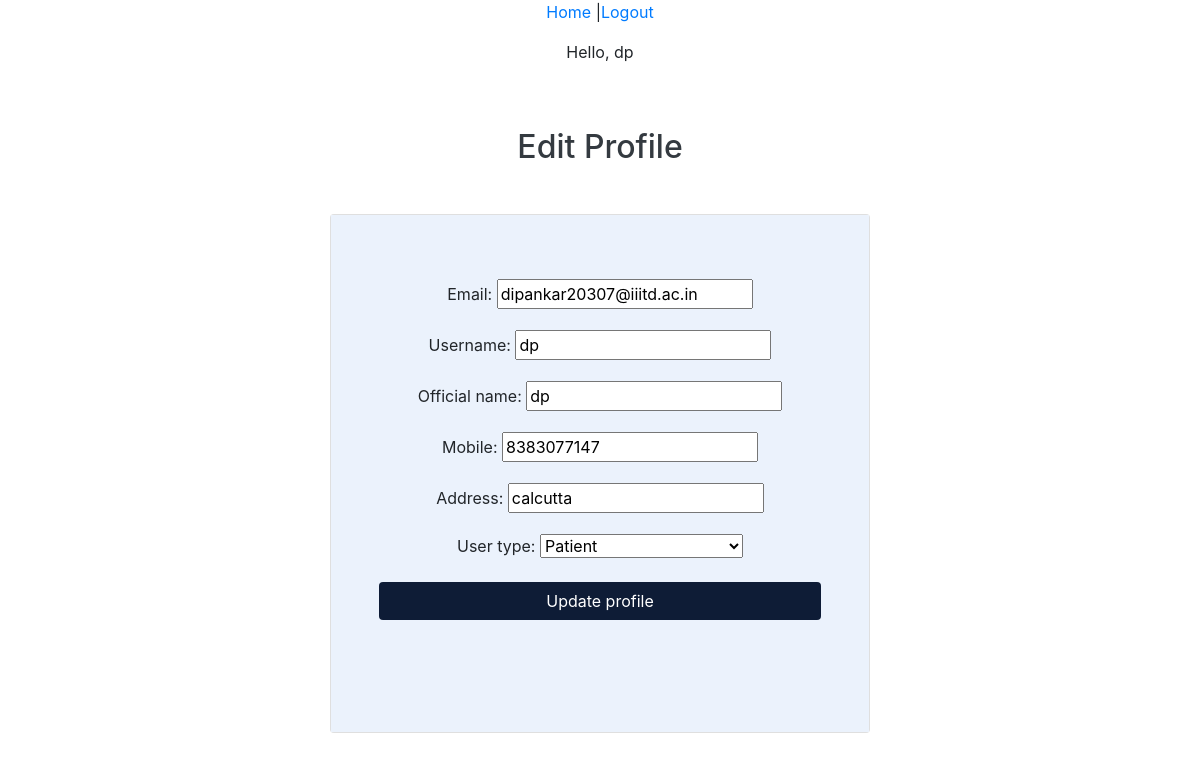
/edit/ (signed in), run on the app's committed database.
### accounts/models.py (models this page shows, shortened)
class CustomUser(AbstractBaseUser):
    email = models.EmailField(verbose_name='email',max_length=60,unique=True)
    is_email_verified = models.BooleanField(default=False)
    username = models.CharField(max_length=30,unique=True)
    date_joined = models.DateTimeField(verbose_name='date_joined',auto_now_add=True)
    last_login = models.DateTimeField(verbose_name='last_login',auto_now = True)
    is_admin = models.BooleanField(default=False)
    is_active = models.BooleanField(default=True)
    is_staff = models.BooleanField(default=False)
    is_superuser = models.BooleanField(default=False)
    official_name = models.CharField(max_length=50)
    address = models.CharField(max_length=50)
    mobile = models.IntegerField(default=0)
    is_approved = models.BooleanField(default=False)
    user_type = models.CharField(max_length=30,choices=USER_TYPE)
    USERNAME_FIELD = 'username'
    REQUIRED_FIELDS = ['email','official_name','address','user_type','mobile']
    objects = CustomUserManager()

### accounts/views.py (the view, shortened to what this page needs)
# urls.py: path('edit/', editprofile, name="edit"),
@login_required(login_url='/login/')
def editprofile(request):
    context = {}
    user=request.user
    if not user.is_authenticated:
        return redirect('login')
    if request.POST:
        form=ProfileEdit(request.POST, instance=request.user)
        if form.is_valid():
            form.save()
    else:
        form = ProfileEdit(initial={"email":request.user.email, "username":request.user.username,
                                    "official_name":request.user.official_name,"mobile":request.user.mobile,
                                    "user_type":request.user.user_type,
                                    "address":request.user.address})
    context['edit_form']= form
    return render(request, 'registration/edit.html',context)

### accounts/forms.py (shortened to what this page needs)
class ProfileEdit(forms.ModelForm):
    class Meta:
        model=CustomUser
        fields = ('email','username','official_name','mobile','address','user_type')

### templates/registration/edit.html (shortened to what this page needs)
{%extends 'base.html' %}
{%block content %}
<head>
    <link rel="stylesheet" href="https://stackpath.bootstrapcdn.com/bootstrap/4.4.1/css/bootstrap.min.css"
>
</head>
<body class="text-center">
<div class="container">
    <div class="row">
      <div class="col-md-6 offset-md-3">
        <h2 class="text-center text-dark mt-5">Edit Profile</h2>
        <div class="card my-5">
          <form class="card-body cardbody-color p-lg-5" method="post">
            {% for field in edit_form%}
            <p>
                <div class="mb-3">
                {{field.label_tag}}
                {{field}}
            </p>
        {%endfor%}
        <button type="submit" class="btn btn-color px-5 mb-5 w-100">Update profile</button>
          </form>
        </div>
      </div>
    </div>
  </div>
{%endblock content %}

### templates/base.html (shortened to what this page needs)
<!DOCTYPE html>
<html>
<head>
</head>
<body>
  <main>
    {%if request.user.is_authenticated%}
        <p>
        {%ifequal request.user.user_type  'patient'%}
          <a href="{%url 'patient_index'%}">Home</a>
        {%endifequal%}
        |<a href="{%url 'logout'%}">Logout</a>
        </p>
        <p>Hello, {{request.user.username}} </p>
      {%else%}
        <p> <a href="{%url 'home'%}">Home</a> | <a href="{%url 'signup'%}">Signup</a> | <a href="{%url 'login'%}">Login</a></p>
      {%endif%}
    {% block content %}
    {% endblock %}
  </main>
</body>
</html>

### templates/registration/edit.html (style rules this page uses)
.btn-color { background-color: #0e1c36; color: #fff; }
.cardbody-color { background-color: #ebf2fc; }
a { text-decoration: none; }

### data on the page
CustomUser: user.username "dp", edit_form "dipankar20307@iiitd.ac.in" "dp" "dp" "8383077147" "calcutta" "Patient"

### other printed values
{{ field.label_tag }} "Email:" "Username:" "Official name:" "Mobile:" "Address:" "User type:"
